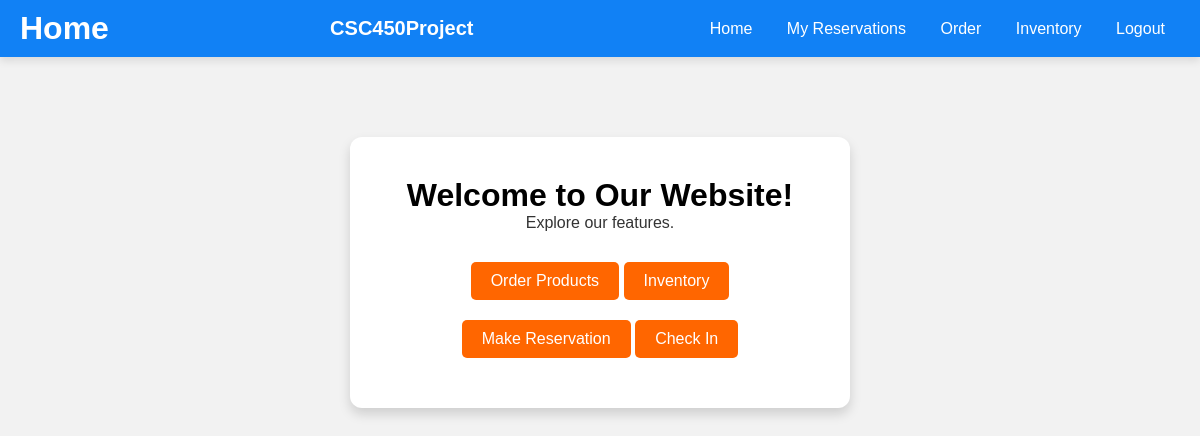
/home (signed in), run on an earlier commit of the app's database.
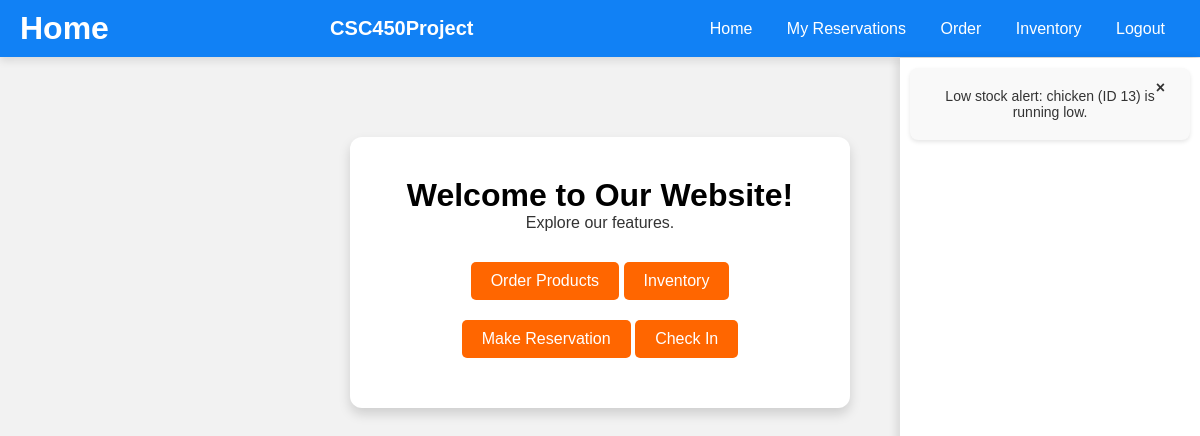
And on a later commit of the database.
### tables this page shows
CREATE TABLE "Notification" (
NotificationID INTEGER PRIMARY KEY AUTOINCREMENT,
AccountID INTEGER NOT NULL,
Message VARCHAR(150),
FOREIGN KEY (AccountID) REFERENCES Account(AccountID)
);

### app.py (the view)
@app.route("/home")
def home():
    session.pop('reservation_chosen', None)
    if 'email' not in session:
        return redirect(url_for('login'))
    disable_script = """
    <script>
        document.addEventListener('DOMContentLoaded', function() {
            const loginButton = document.getElementById('login-btn');
            if (loginButton) {
                loginButton.style.backgroundColor = '#808080';
                loginButton.style.pointerEvents = 'none';
            }
        });
    </script>
    """
    db = Database()
    user_notifs = db.get_account_notifications(session.get('email'))
    if user_notifs:
        return render_template('home.html', user_notifs=user_notifs, remove_notification=db.remove_notification, disable_script=disable_script)
    return render_template('home.html', remove_notification=db.remove_notification, disable_script=disable_script)

### database.py (called while the page is built)
    def __del__(self):
        self.cursor.close()

    def get_id_from_email(self, email: str) -> int:
        command = """
        SELECT AccountID
        FROM Account
        WHERE AccountEmail = ?
        """
        params = (email,)
        self.cursor.execute(command, params)
        return self.cursor.fetchone()[0]

    def get_account_notifications(self, email) -> list | None:
        command = """
        SELECT NotificationID, Message
        FROM Notification
        WHERE AccountID = ?
        """
        params = (self.get_id_from_email(email),)
        self.cursor.execute(command, params)
        results = self.cursor.fetchall()
        if len(results) <= 0:
            return None
        return results

### templates/home.html (shortened to what this page needs)
<!DOCTYPE html>
<html lang="en">
    <head>
    </head>
    <body>
        <div class="navbar">
            <h1>Home</h1>
            <div class="brand">CSC450Project</div>
            <div>
              <a href="/home">Home</a>
              {% if session.get('email') %}
                <a href="/myReservations">My Reservations</a>
                <a href="/ordering">Order</a>
                <a href="/inventory">Inventory</a>
                <a href="/logout">Logout</a>
              {% else %}
                <a href="/login">Login</a>
              {% endif %}
            </div>
          </div>
        <div class="home-container">
            <h1>Welcome to Our Website!</h1>
            <p>Explore our features.</p>
            {% with account_type = session.get('account_type') %}
                {% if account_type == 'manager' %}
                    <a class="tableButton" href="/ordering">Order Products</a>
                    <a class="tableButton" href="/inventory">Inventory</a>
                    <a class="tableButton" href="/reservation">Make Reservation</a>
                    <a class="tableButton" href="/checkInReservation">Check In</a>
                {% elif account_type == 'employee' %}
                    <a class="tableButton" href="/checkInReservation">Check In</a>
                    <a class="tableButton" href="/inventory">Inventory</a>
                    <a class="tableButton" href="/reservation">Make Reservation</a>
                {% else %}
                    <a href="/reservationInfo">Make Reservation</a>
                    <a href="/myReservations">My Reservations</a>
                {% endif %}
            {% endwith %}
            <div id="notification-panel" class="notification-panel">
                {% if user_notifs %}
                    {% for id, message in user_notifs %}
                        <div class="notification">
                            {{ message }}
                            <form action="/remove_notification" method="POST" style="display:inline;">
                                <button type="submit" class="closebtn">&times;</button>
                            </form>
                        </div>
                    {% endfor %}
                {% endif %}
            </div>
        </div>
    </body>
</html>

What changed in the data, as far as the page shows it:
added Notification: Message "Low stock alert: chicken (ID 13) is running low."
